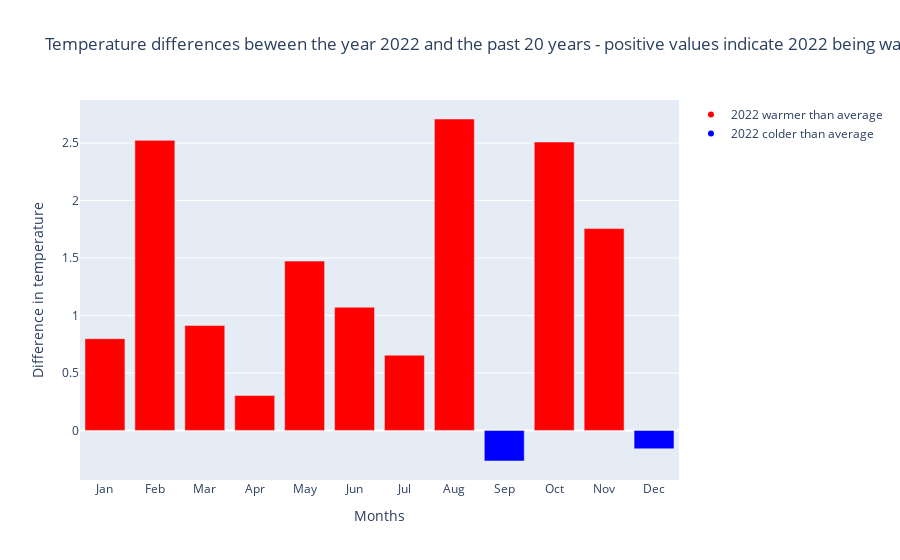

Notebook code cell kept with this figure:
### Code cell
# Define colors based on diff_temp values
colors = ['red' if temp > 0 else 'blue' for temp in diff_temp]

# Create bar chart using go.Bar
data = go.Bar(
    x=months,
    y=diff_temp,
    marker=dict(color=colors),
    showlegend=False
)

# Create layout
layout = go.Layout(
    title='Temperature differences beween the year 2022 and the past 20 years - positive values indicate 2022 being warmer than the average',
    xaxis=dict(title='Months'),
    yaxis=dict(title='Difference in temperature')
)

# Create figure
fig = go.Figure(data=[data], layout=layout)

# Add legend items
fig.add_trace(go.Scatter(
    x=[None],
    y=[None],
    mode='markers',
    marker=dict(color='red'),
    name='2022 warmer than average',
    showlegend=True
))
fig.add_trace(go.Scatter(
    x=[None],
    y=[None],
    mode='markers',
    marker=dict(color='blue'),
    name='2022 colder than average',
    showlegend=True
))

# Display the chart
fig.show()

### Figure 1 — Plotly figure (JSON) as saved in the notebook; plotly's stock layout.template omitted (floating-point values rounded to 4 significant figures)
{"data": [{"marker": {"color": ["red", "red", "red", "red", "red", "red", "red", "red", "blue", "red", "red", "blue"]}, "showlegend": false, "type": "bar", "x": ["Jan", "Feb", "Mar", "Apr", "May", "Jun", "Jul", "Aug", "Sep", "Oct", "Nov", "Dec"], "y": [0.798, 2.523, 0.9132, 0.304, 1.473, 1.071, 0.6542, 2.709, -0.266, 2.508, 1.755, -0.1594]}, {"marker": {"color": "red"}, "mode": "markers", "name": "2022 warmer than average", "showlegend": true, "type": "scatter", "x": [null], "y": [null]}, {"marker": {"color": "blue"}, "mode": "markers", "name": "2022 colder than average", "showlegend": true, "type": "scatter", "x": [null], "y": [null]}], "layout": {"title": {"text": "Temperature differences beween the year 2022 and the past 20 years - positive values indicate 2022 being warmer than the average"}, "xaxis": {"title": {"text": "Months"}}, "yaxis": {"title": {"text": "Difference in temperature"}}}}
